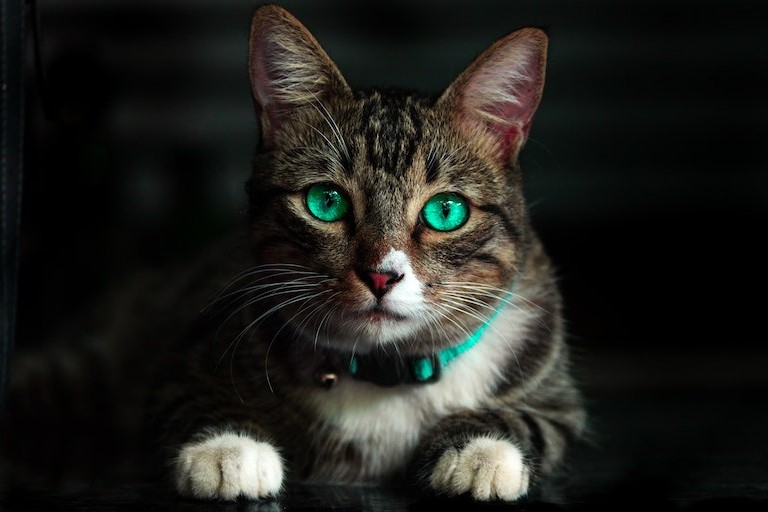
#> input picture images/cat.jpg, 768 x 512 px; its folder holds only this picture in this run
$ jupyter execute --allow-errors 00_core.ipynb
#> lines starting #> are read from the running program, lines starting #| are printed output that depends on the picture
#> further down, src_img is the input picture: PIL image 768x512 RGB; mean R, G, B 32.4, 32.4, 28.4
#| Image Size: (768, 512)
# core

> Some utility functions for working with PIL Images

[cell 1]
# | default_exp core

[cell 2]
# | hide
from nbdev.showdoc import *

[cell 3]
# | export
# Import necessary modules from the standard library
from pathlib import Path  # For working with file paths
import hashlib
from glob import glob
import numpy as np  # For working with arrays
from PIL import Image  # For working with images

[cell 4]
# | export
def get_img_files(img_dir:Path, # The directory to search for image files
                    img_fmts=['jpg','jpeg','png'] # The list of image formats to search for
                   ):
    """
    Get all the image files in the given directory.

    Returns:
    img_paths (list): A list of pathlib.Path objects representing the image files
    """
    img_paths = []

    # Use the glob module to search for image files with specified formats
    for fmt in img_fmts:
        img_paths.extend(glob(f'{img_dir}/*.{fmt}'))
    # Convert the file paths to pathlib.Path objects
    img_paths = [Path(path) for path in img_paths]

    return img_paths

**Set the path for the images directory**

[cell 5]
img_dir = Path('../images/')
img_dir

**Get a list of image file paths**

[cell 6]
img_paths = get_img_files(img_dir)
img_paths

[cell 7]
# | export
def resize_img(img:'Image', # The image to be resized
               target_sz:int=512, # The target size of the image
               divisor:int=32 # The divisor value to crop the image
              ):
    """
    Resize the image to the target size, keeping aspect ratio
    and crop the image if the size is not divisible by divisor.

    Returns:
    img (PIL.Image): The resized and possibly cropped image
    """
#> called with target_sz = 384, divisor = 32
    # Find the minimum and maximum dimension of the image
    min_dim = np.argmin(img.size)
#> min_dim = 1
    max_dim = np.argmax(img.size)
#> max_dim = 0

    # Calculate the ratio of the minimum dimension to the target size
    ratio = min(img.size)/target_sz
#> ratio = 1.33

    new_sz = []

    # Insert the target size to the minimum dimension of the image
    new_sz.insert(min_dim, target_sz)

    # Insert the maximum dimension of the image calculated based on the ratio
    new_sz.insert(max_dim, int(max(img.size)/ratio))

    # Resize the image to the new size
    img = img.resize(new_sz)

    # Crop the image if divisor is greater than 0
    if divisor > 0:
        src_w, src_h = img.size
#> src_w = 576; src_h = 384
        width = src_w if src_w%divisor==0 else src_w - src_w%divisor
#> width = 576
        height = src_h if src_h%divisor==0 else src_h - src_h%divisor
#> height = 384
        img = img.crop(box=(0, 0, width, height))

    return img

**Open sample image**

[cell 8]
img_path = img_paths[0]
src_img = Image.open(img_path).convert('RGB')
print(f"Image Size: {src_img.size}")
src_img

**Resize image**

[cell 9]
resized_img = resize_img(src_img, target_sz=384, divisor=32)
print(f"New Image Size: {resized_img.size}")
#| New Image Size: (576, 384)
resized_img

[cell 10]
# | export
def stack_imgs(imgs:['Image'] # A list of PIL.Image objects.
              ):
    """
    Stacks a list of images horizontally or vertically, depending on which dimension is larger.

    Returns:
    stack (PIL.Image): A single image containing all the input images stacked horizontally or vertically.
    """
    # Get the size of the first image in the list
    w,h = imgs[0].size

    # If the width is larger than the height, stack the images vertically
    if w >= h:
        # Create a new RGB image with the appropriate size
        stack = Image.new('RGB', size=(w, len(imgs)*h))
#> stack: PIL image 576x768 RGB; every value is 0

        # Iterate through the list of images and paste each image into the stack
        for i, img in enumerate(imgs):
            stack.paste(img, box=(0, i*h, w, (i+1)*h))
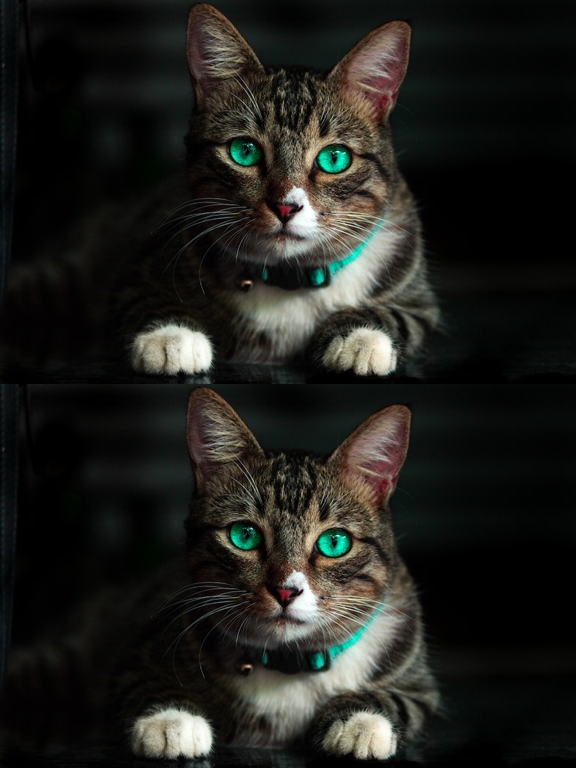
#> stack: PIL image 576x768 RGB; mean R, G, B 32.4, 32.4, 28.4

    # If the height is larger than the width, stack the images horizontally
    else:
        # Create a new RGB image with the appropriate size
        stack = Image.new('RGB', size=(len(imgs)*w, h))

        # Iterate through the list of images and paste each image into the stack
        for i, img in enumerate(imgs):
            stack.paste(img, box=(i*w, 0, (i+1)*w, h))

    # Return the resulting stacked image
    return stack

**Stack images**

[cell 11]
stacked_imgs = stack_imgs([resized_img, resized_img])
print(f"Stacked Image Size: {stacked_imgs.size}")
#| Stacked Image Size: (576, 768)
stacked_imgs

[cell 12]
# | export
def img_save_path(image, # The image to be saved
                  save_dir, # The directory where the image will be saved
                  suffix='', # A suffix to add to the file name
                  hashlen=8, # The length of the image hash to use in the file name
                  fmt='PNG' # The format of the image
                 ):
    """
    Generate the file path to save the image.

    Returns:
    path (pathlib.Path): The file path to save the image
    """
#> called with save_dir = './', suffix = 'cat', hashlen = 8, fmt = 'PNG'
    # Add a dash to the front of the suffix to the file name if it is provided
    # and hashlen is greater than 0
    suffix = f'-{suffix}' if len(suffix) > 0 and hashlen > 0 else suffix

    # Generate the SHA-256 hash of the image
    img_hash = hashlib.sha256(np.array(image)).hexdigest()[:hashlen]
#> img_hash = '3dec29fe'

    # Generate the file path by combining the save directory, image hash, suffix, and format
    return Path(f"{save_dir}/{img_hash}{suffix}.{fmt.lower()}")

[cell 13]
img_save_path(src_img, save_dir="./", suffix='cat')

[cell 14]
# | export
def avg_images(img_1:Image, # First image
               img_2:Image, # Second image
               weight:float=0.5): # Weightage given to the first image while averaging
    """
    This function takes two input images and a weight as input and returns the average of two images.
    """

    # Choose the mode with the most channels
    mode = max(img_1.mode, img_2.mode)

    # Convert both images to the selected mode
    img_1 = img_1.convert(mode)
    img_2 = img_2.convert(mode)

    # Calculate weightage for the second image
    weight_1 = np.float32(weight).clip(0, 1)
    weight_2 = 1 - weight_1

    # Multiply the first image with the weightage and convert to a numpy array
    img_array_1 = np.array(img_1, dtype=np.float32)*weight_1

    # Multiply the second image with the weightage and convert to a numpy array
    img_array_2 = np.array(img_2, dtype=np.float32)*weight_2

    # Calculate the average of the two arrays
    avg_array = img_array_1 + img_array_2

    # Convert the average array to an image
    avg_img = Image.fromarray(avg_array.astype(np.uint8)).convert(mode)

    return avg_img

#> (a cell that did not finish here is left out)

[cell 16]
# | export
def crop_square(img:'Image'): # The PIL Imag to crop
    """
    This function takes a `PIL.Image` as input and returns a center square cropped version of the image.
    """

    # Initialize an empty box list
    box = []
#> box = []

    # Get the width and height of the image
    width, height = img.size
#> width = 768; height = 512

    # Calculate the offset to make the image square
    offset = (width-height if width > height else height-width)/2
#> offset = 128

    # Define the crop box to make the image square
    if width > height:
        box = [offset, 0, width-offset, height]
#> box = [128, 0, 640, 512]
    else:
        box = [0, offset, width, height-offset]

    # Return the cropped image
    return img.crop(box)
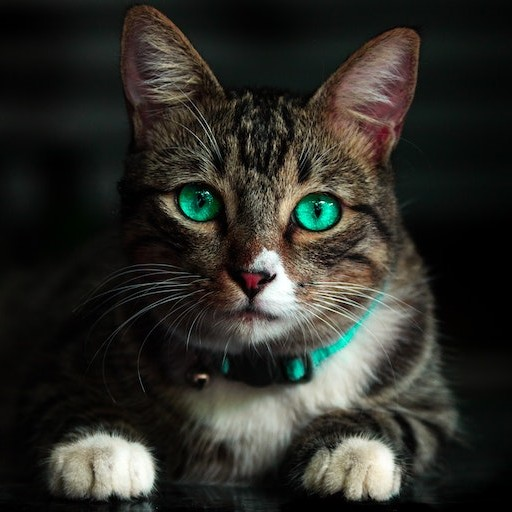
#> returned value: PIL image 512x512 RGB; mean R, G, B 46.3, 46, 40.3

[cell 17]
crop_square(src_img)

[cell 18]
# | hide
import nbdev; nbdev.nbdev_export()
#> (this line was passed over: nbdev is not available in this run)
